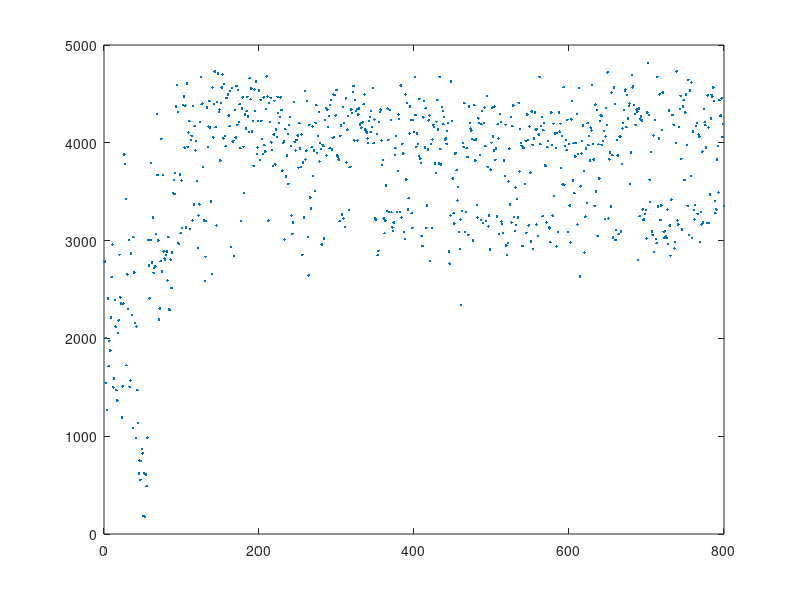

Reproduce this figure in MATLAB. (Note: this script raises an error after producing the figure.)
%% Continous reward: workers
data = load("data/dqnWorkerReward.csv");
[n, p] = size(data);
scores=data(1:800,1);
%time=dqnWorkerReward(1:n,2)
plot([1:800], scores, '.');
lsline;

%% Sparse reward: total mineral count
data = load("data/dqnSparse.csv");
[n, p] = size(data);
scores=data(1:n,1);
%time=dqnSparse(1:n,2)
plot([1:n], scores, '.');
lsline;

%% Continous reward: total mineral count

data = load("data/dqnTotalMineral.csv")
[n, p] = size(data)
scores=data(1:n,1)
%time=dqnTotalMineral(1:n,2)
plot([1:n], scores, '.')
lsline

%% Naive Boltzmann, sparse reward, total mineral count

data = load("data/dqnBoltzmannNaiveSparse.csv")
[n, p] = size(data);
scores=data(1:n,1);
%time=dqnBoltzmannNaiveSparse(1:n,2)
plot([1:n], scores, '.');
lsline;

%% Naive Boltzmann, continous reward

data = load("data/dqnBoltzmannNaive.csv");
[n, p] = size(data);
scores=data(1:n,1);
plot([1:n], scores, '.');
lsline;

%% Naive Boltzmann, continous reward, linear output layer

data = load("data/dqnBoltzmannNaiveLinear.csv")
[n, p] = size(data);
scores=data(1:n,1);
plot([1:n], scores, '.');
lsline;

%% Continous worker rewards, with supplies in data
data = load("data/dqnWorkerRewardSupply.csv")
[n, p] = size(data);
scores=data(1:n,1);
supply=data(1:n,4);

scatter([1:n], scores, 20, supply, 'filled')
colorbar

lsline;

%% Continous worker rewards, with pre-determined supply depot locations
data = load("data/dqnWorkerRewardSupplyLocations.csv")
[n, p] = size(data);
m = n
scores=data(1:m,1);
supply=data(1:m,4);

scatter([1:m], scores, 20, supply, 'filled')
colorbar

%% Random action
data = load("data/dqnRandom.csv")
[n, p] = size(data);
m = n
scores=data(1:m,1);
supply=data(1:m,4);

scatter([1:m], scores, 20, supply, 'filled')
colorbar